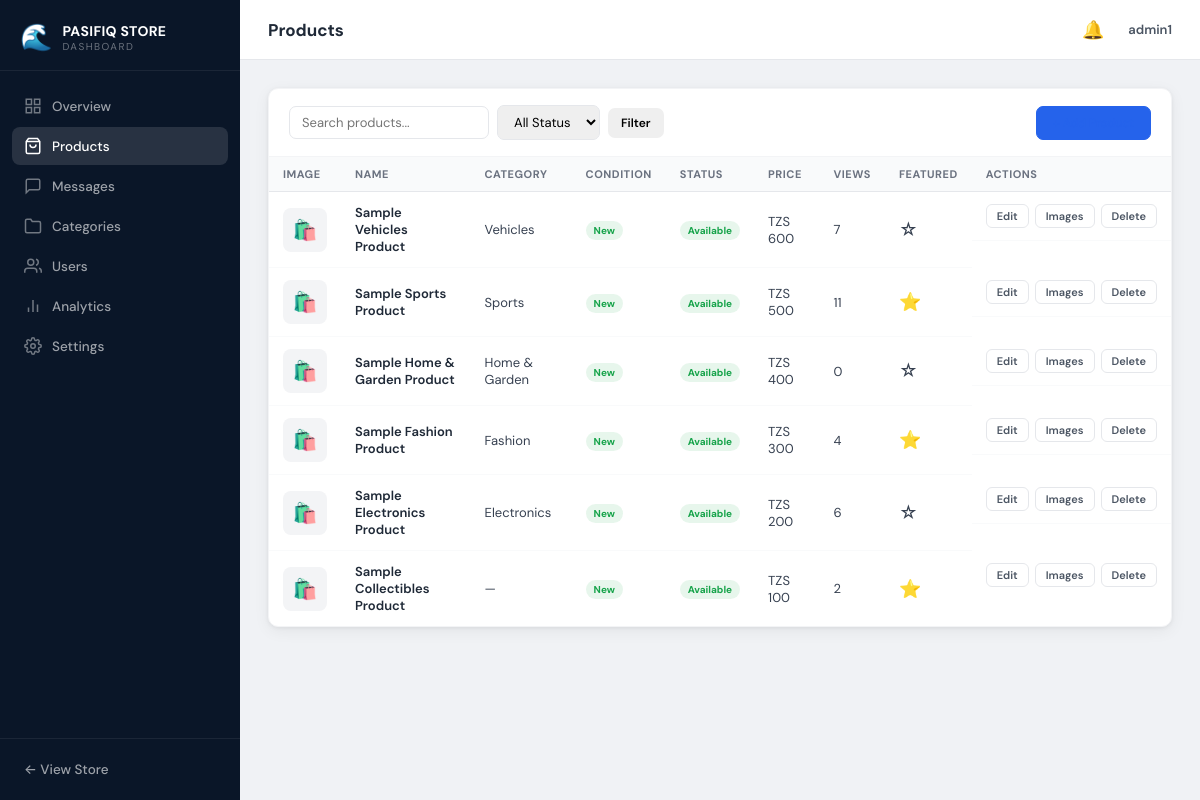
Page /dashboard/products/ (signed in) on the earlier database version.
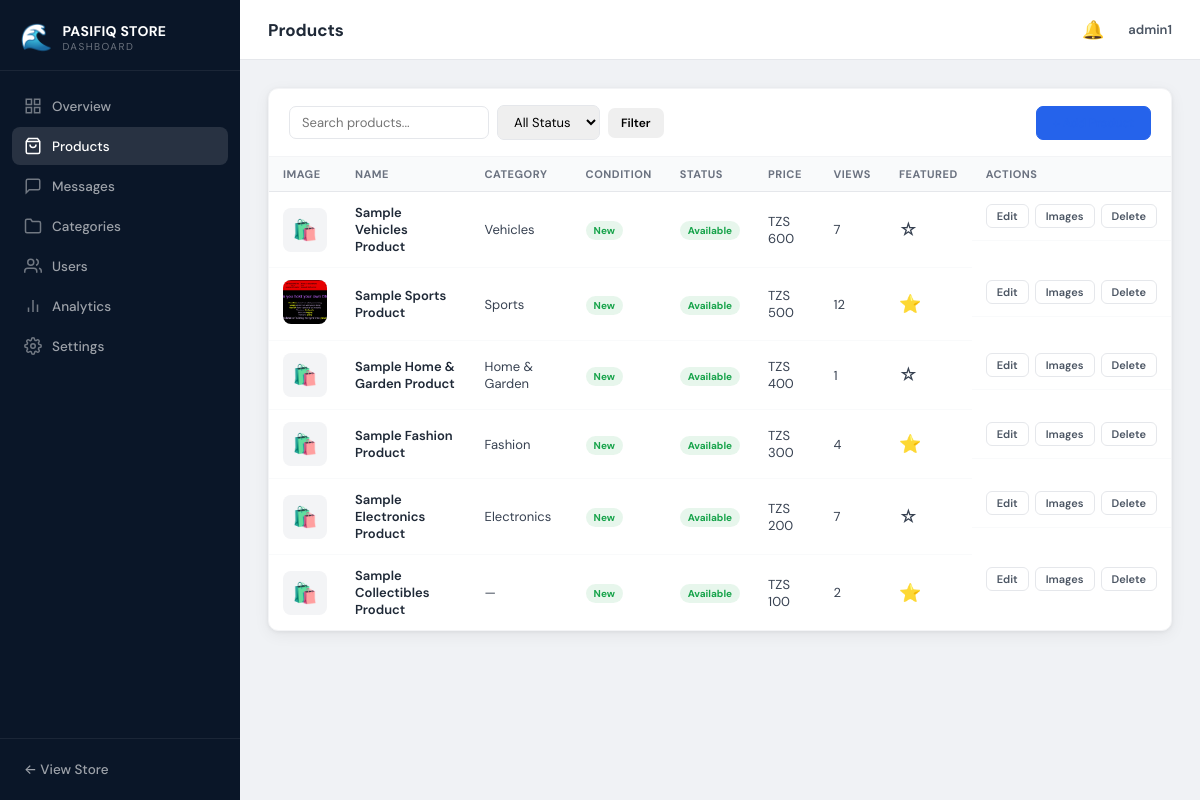
Same page on the later database version.
### products/models.py (models this page shows, shortened)
class Product(models.Model):
    CONDITION_CHOICES = [
        ('new', 'New'),
        ('used', 'Used'),
        ('refurbished', 'Refurbished'),
    ]
    STATUS_CHOICES = [
        ('available', 'Available'),
        ('sold', 'Sold'),
        ('reserved', 'Reserved'),
        ('coming_soon', 'Coming Soon'),
    ]
    name = models.CharField(max_length=200)
    slug = models.SlugField(unique=True, max_length=250)
    category = models.ForeignKey('categories.Category', related_name='products', on_delete=models.SET_NULL, null=True)
    description = models.TextField()
    short_description = models.CharField(max_length=300, blank=True)
    price = models.DecimalField(max_digits=10, decimal_places=2, null=True, blank=True)
    condition = models.CharField(max_length=20, choices=CONDITION_CHOICES, default='new')
    status = models.CharField(max_length=20, choices=STATUS_CHOICES, default='available')
    tags = models.CharField(max_length=500, blank=True, help_text='Comma-separated tags')
    location = models.CharField(max_length=100, blank=True)
    is_featured = models.BooleanField(default=False)
    is_active = models.BooleanField(default=True)
    specifications = models.JSONField(default=dict, blank=True)
    meta_title = models.CharField(max_length=200, blank=True)
    meta_description = models.CharField(max_length=300, blank=True)
    view_count = models.PositiveIntegerField(default=0)
    wishlist_count = models.PositiveIntegerField(default=0)
    comparison_count = models.PositiveIntegerField(default=0)
    inquiry_count = models.PositiveIntegerField(default=0)
    average_rating = models.DecimalField(max_digits=3, decimal_places=2, default=0)
    review_count = models.PositiveIntegerField(default=0)
    created_at = models.DateTimeField(auto_now_add=True)
    updated_at = models.DateTimeField(auto_now=True)
    class Meta:
        db_table = 'products'
        ordering = ['-created_at']
        indexes = [
            models.Index(fields=['slug']),
            models.Index(fields=['category']),
            models.Index(fields=['status']),
            models.Index(fields=['is_featured']),
            models.Index(fields=['-view_count']),
        ]
    def get_absolute_url(self):
        from django.urls import reverse
        return reverse('products:detail', kwargs={'slug': self.slug})
    @property
    def primary_image(self):
        img = self.images.filter(is_primary=True).first()
        return img or self.images.first()

class ProductImage(models.Model):
    product = models.ForeignKey(Product, related_name='images', on_delete=models.CASCADE)
    image = models.ImageField(upload_to='products/')
    alt_text = models.CharField(max_length=200, blank=True)
    is_primary = models.BooleanField(default=False)
    sort_order = models.IntegerField(default=0)
    created_at = models.DateTimeField(auto_now_add=True)
    class Meta:
        db_table = 'product_images'
        ordering = ['-is_primary', 'sort_order']

### categories/models.py (models this page shows, shortened)
class Category(models.Model):
    name = models.CharField(max_length=100)
    slug = models.SlugField(unique=True)
    description = models.TextField(blank=True)
    image = models.ImageField(upload_to='categories/', blank=True, null=True)
    parent = models.ForeignKey('self', null=True, blank=True, related_name='children', on_delete=models.SET_NULL)
    is_active = models.BooleanField(default=True)
    sort_order = models.IntegerField(default=0)
    created_at = models.DateTimeField(auto_now_add=True)
    class Meta:
        db_table = 'categories'
        verbose_name_plural = 'categories'
        ordering = ['sort_order', 'name']
        indexes = [models.Index(fields=['slug']), models.Index(fields=['parent'])]

### dashboard/views.py (the view)
@owner_required
def product_list(request):
    products = get_filtered_products(request, queryset=Product.objects.all())
    paginator = Paginator(products, 20)
    page = paginator.get_page(request.GET.get('page', 1))
    categories = Category.objects.filter(is_active=True)
    return render(request, 'dashboard/product_list.html', {
        'products': page,
        'categories': categories,
        'search': request.GET.get('q', ''),
        'selected_status': request.GET.get('status', ''),
        'selected_category': request.GET.get('category', ''),
    })

### comparison/context_processors.py (called while the page is built)
def comparison_context(request):
    if request.user.is_authenticated:
        items = ComparisonItem.objects.filter(user=request.user)
    else:
        session_key = request.session.session_key
        items = ComparisonItem.objects.filter(session_key=session_key) if session_key else ComparisonItem.objects.none()
    return {
        'comparison_count': items.count(),
        'comparison_product_ids': list(items.values_list('product_id', flat=True)),
    }

### core/context_processors.py (called while the page is built)
def global_context(request):
    try:
        site_settings = SiteSettings.objects.first()
    except:
        site_settings = None
    return {
        'store_name': getattr(site_settings, 'store_name', settings.STORE_NAME),
        'store_phone': getattr(site_settings, 'phone', settings.STORE_PHONE),
        'store_whatsapp': getattr(site_settings, 'whatsapp', settings.STORE_WHATSAPP),
        'store_email': getattr(site_settings, 'email', settings.STORE_EMAIL),
        'store_address': getattr(site_settings, 'address', settings.STORE_ADDRESS),
        'site_settings': site_settings,
    }

### templates/dashboard/product_list.html (shortened to what this page needs)
{% extends 'dashboard/base.html' %}
{% block page_title %}Products{% endblock %}
{% block content %}
<div class="panel">
    <div class="panel-header">
        <div class="panel-header-left">
            <form method="GET" class="search-form-inline">
                <input type="text" name="q" value="{{ search }}" placeholder="Search products...">
                <select name="status" onchange="this.form.submit()">
                    <option value="">All Status</option>
                </select>
                <button type="submit" class="btn btn-sm">Filter</button>
            </form>
        </div>
        <a href="{% url 'dashboard:product_create' %}" class="btn btn-primary">+ Add Product</a>
    </div>
    <table class="data-table">
        <thead>
            <tr>
                <th>Image</th>
                <th>Name</th>
                <th>Category</th>
                <th>Condition</th>
                <th>Status</th>
                <th>Price</th>
                <th>Views</th>
                <th>Featured</th>
                <th>Actions</th>
            </tr>
        </thead>
        <tbody>
            {% for product in products %}
            <tr>
                <td>
                    {% if product.primary_image %}
                    <img src="{{ product.primary_image.image.url }}" alt="" class="table-thumb">
                    {% else %}
                    <div class="table-thumb-placeholder">🛍️</div>
                    {% endif %}
                </td>
                <td>
                    <a href="{{ product.get_absolute_url }}" class="table-product-name" target="_blank">{{ product.name }}</a>
                </td>
                <td>{{ product.category.name|default:"—" }}</td>
                <td><span class="badge-condition badge-{{ product.condition }}">{{ product.get_condition_display }}</span></td>
                <td><span class="badge-status badge-status-{{ product.status }}">{{ product.get_status_display }}</span></td>
                <td>{% if product.price %}TZS {{ product.price|floatformat:0 }}{% else %}—{% endif %}</td>
                <td>{{ product.view_count }}</td>
                <td>
                    <a href="{% url 'dashboard:toggle_featured' product.pk %}" class="featured-toggle {% if product.is_featured %}featured-on{% endif %}">
                        {% if product.is_featured %}⭐{% else %}☆{% endif %}
                    </a>
                </td>
                <td class="table-actions">
                    <a href="{% url 'dashboard:product_edit' product.pk %}" class="btn btn-xs">Edit</a>
                    <a href="{% url 'dashboard:product_images' product.pk %}" class="btn btn-xs btn-outline">Images</a>
                    <a href="{% url 'dashboard:product_delete' product.pk %}" class="btn btn-xs btn-danger">Delete</a>
                </td>
            </tr>
            {% empty %}
            <tr><td colspan="9" class="table-empty">No products found. <a href="{% url 'dashboard:product_create' %}">Add one now</a>.</td></tr>
            {% endfor %}
        </tbody>
    </table>
</div>
{% endblock %}

Differences in the rows shown:
changed Product "Sample Sports Product": view_count "11" → "12"; no longer shows "🛍️"
changed Product "Sample Home & Garden Product": view_count "0" → "1"
changed Product "Sample Electronics Product": view_count "6" → "7"
